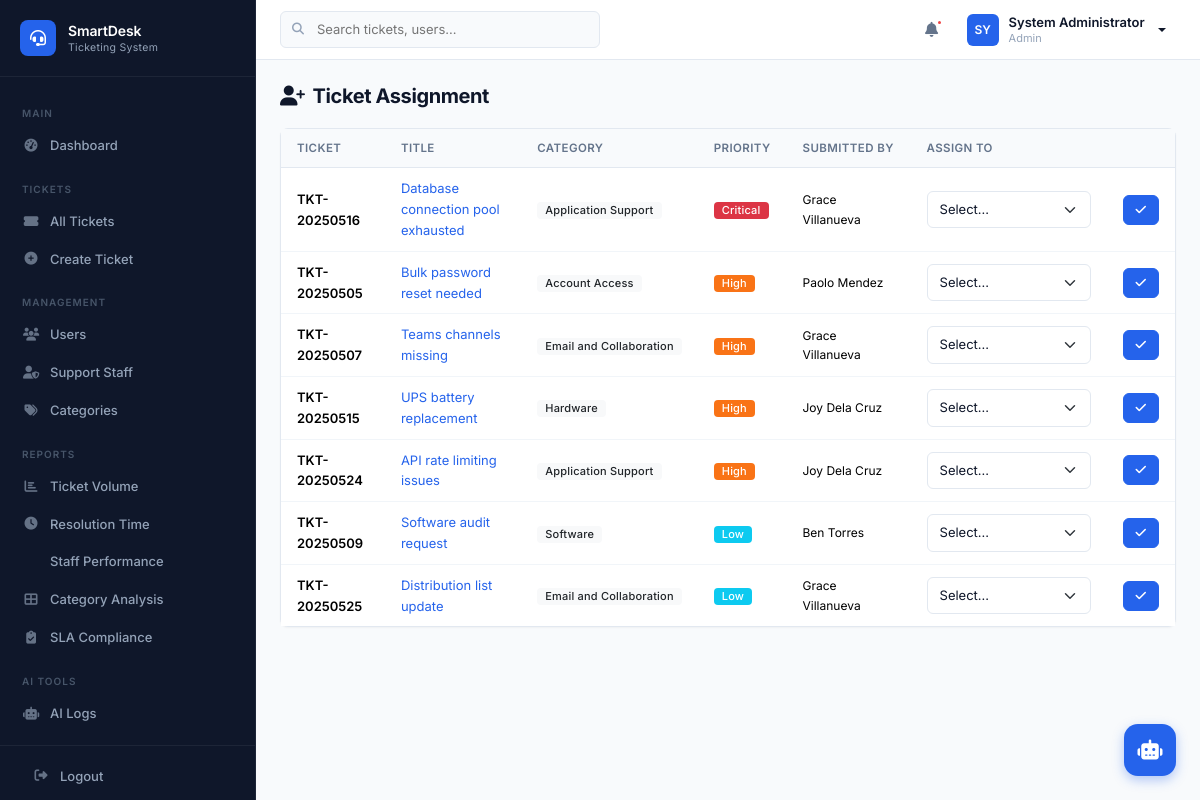
The app's page /modules/transactions/assignment.php (signed in) with its own data.
### tables this page shows
CREATE TABLE IF NOT EXISTS tickets (
    ticket_id INT AUTO_INCREMENT PRIMARY KEY,
    ticket_number VARCHAR(20) NOT NULL UNIQUE,
    user_id INT NOT NULL,
    category_id INT DEFAULT NULL,
    assigned_staff_id INT DEFAULT NULL,
    issue_title VARCHAR(255) NOT NULL,
    issue_description TEXT NOT NULL,
    priority_level ENUM('Low','Medium','High','Critical') NOT NULL DEFAULT 'Medium',
    status ENUM('Open','Assigned','In Progress','Escalated','Resolved','Closed') NOT NULL DEFAULT 'Open',
    ai_suggested_category VARCHAR(100) DEFAULT NULL,
    ai_suggested_priority VARCHAR(20) DEFAULT NULL,
    ai_recommendation_reason TEXT DEFAULT NULL,
    sla_due_datetime DATETIME DEFAULT NULL,
    resolved_datetime DATETIME DEFAULT NULL,
    closed_datetime DATETIME DEFAULT NULL,
    created_datetime DATETIME NOT NULL DEFAULT CURRENT_TIMESTAMP,
    updated_datetime DATETIME NOT NULL DEFAULT CURRENT_TIMESTAMP ON UPDATE CURRENT_TIMESTAMP,
    FOREIGN KEY (user_id) REFERENCES users(user_id) ON DELETE CASCADE,
    FOREIGN KEY (category_id) REFERENCES categories(category_id) ON DELETE SET NULL,
    FOREIGN KEY (assigned_staff_id) REFERENCES support_staff(staff_id) ON DELETE SET NULL,
    INDEX idx_tickets_status (status),
    INDEX idx_tickets_priority (priority_level),
    INDEX idx_tickets_user (user_id),
    INDEX idx_tickets_staff (assigned_staff_id),
    INDEX idx_tickets_category (category_id),
    INDEX idx_tickets_sla (sla_due_datetime),
    INDEX idx_tickets_created (created_datetime)
);

CREATE TABLE IF NOT EXISTS categories (
    category_id INT AUTO_INCREMENT PRIMARY KEY,
    category_name VARCHAR(100) NOT NULL UNIQUE,
    description TEXT DEFAULT NULL,
    sla_hours INT NOT NULL DEFAULT 24,
    created_datetime DATETIME NOT NULL DEFAULT CURRENT_TIMESTAMP,
    updated_datetime DATETIME NOT NULL DEFAULT CURRENT_TIMESTAMP ON UPDATE CURRENT_TIMESTAMP
);

CREATE TABLE IF NOT EXISTS users (
    user_id INT AUTO_INCREMENT PRIMARY KEY,
    employee_id VARCHAR(20) NOT NULL UNIQUE,
    full_name VARCHAR(100) NOT NULL,
    department VARCHAR(100) DEFAULT NULL,
    email VARCHAR(150) NOT NULL UNIQUE,
    contact_number VARCHAR(20) DEFAULT NULL,
    password_hash VARCHAR(255) NOT NULL,
    role ENUM('Admin','Support Staff','End User') NOT NULL DEFAULT 'End User',
    status ENUM('Active','Inactive') NOT NULL DEFAULT 'Active',
    created_datetime DATETIME NOT NULL DEFAULT CURRENT_TIMESTAMP,
    updated_datetime DATETIME NOT NULL DEFAULT CURRENT_TIMESTAMP ON UPDATE CURRENT_TIMESTAMP,
    INDEX idx_users_role (role),
    INDEX idx_users_status (status),
    INDEX idx_users_email (email)
);

### includes/functions.php (called while the page is built, shortened)
<?php
function e($string) {
    return htmlspecialchars($string ?? '', ENT_QUOTES, 'UTF-8');
}
function getPriorityBadgeClass($priority) {
    return match($priority) {
        'Critical' => 'bg-danger',
        'High' => 'bg-orange',
        'Medium' => 'bg-warning text-dark',
        'Low' => 'bg-info',
        default => 'bg-secondary'
    };
}
function truncateText($text, $length = 80) {
    if (strlen($text) <= $length) return $text;
    return substr($text, 0, $length) . '...';
}

### includes/auth.php (called while the page is built, shortened)
<?php
function getBaseUrl() {
    $scriptDir = dirname($_SERVER['SCRIPT_NAME']);
    $dir = realpath(dirname($_SERVER['SCRIPT_FILENAME']));
    $projectRoot = realpath(__DIR__ . '/..');
    $relative = str_replace($projectRoot, '', $dir);
    $depth = substr_count($relative, DIRECTORY_SEPARATOR);
    $base = $scriptDir;
    for ($i = 0; $i < $depth; $i++) {
        $base = dirname($base);
    }
    return rtrim($base, '/');
}

### modules/transactions/assignment.php (the view, shortened to what this page needs)
<?php
require_once __DIR__ . '/../../includes/header.php';
$pdo = getDBConnection();
$openTickets = $pdo->query("SELECT t.*, c.category_name, u.full_name as user_name FROM tickets t LEFT JOIN categories c ON t.category_id = c.category_id LEFT JOIN users u ON t.user_id = u.user_id WHERE t.status = 'Open' AND t.assigned_staff_id IS NULL ORDER BY FIELD(t.priority_level,'Critical','High','Medium','Low'), t.created_datetime")->fetchAll();
?>
<div class="page-header"><h1><i class="fas fa-user-plus me-2"></i>Ticket Assignment</h1></div>
<?php if (empty($openTickets)): ?>
<div class="card"><div class="card-body"><div class="empty-state"><i class="fas fa-check-circle"></i><h5>All Clear!</h5><p>No unassigned tickets at this time.</p></div></div></div>
<?php else: ?>
<div class="card"><div class="card-body p-0"><div class="table-responsive"><table class="table">
<thead><tr><th>Ticket</th><th>Title</th><th>Category</th><th>Priority</th><th>Submitted By</th><th>Assign To</th><th></th></tr></thead>
<tbody>
<?php foreach($openTickets as $t): ?>
<tr>
<form method="POST"><?= csrfTokenField() ?><input type="hidden" name="ticket_id" value="<?= $t['ticket_id'] ?>">
<td class="fw-600"><?= e($t['ticket_number']) ?></td>
<td><a href="<?= $baseUrl ?>/modules/tickets/view.php?id=<?= $t['ticket_id'] ?>"><?= e(truncateText($t['issue_title'],40)) ?></a></td>
<td><span class="badge bg-light text-dark"><?= e($t['category_name'] ?? '—') ?></span></td>
<td><span class="badge <?= getPriorityBadgeClass($t['priority_level']) ?>"><?= e($t['priority_level']) ?></span></td>
<td class="fs-sm"><?= e($t['user_name']) ?></td>
<td><select name="staff_id" class="form-select form-select-sm" required style="min-width:160px;">
<option value="">Select...</option>
</select></td>
<td><button type="submit" class="btn btn-sm btn-primary"><i class="fas fa-check"></i></button></td>
</form>
</tr>
<?php endforeach; ?>
</tbody></table></div></div></div>
<?php endif; ?>
<?php require_once __DIR__ . '/../../includes/footer.php'; ?>

### assets/css/app.css (style rules this page uses)
:root { --sidebar-width: 256px; --topbar-height: 60px; --slate-50: #f8fafc; --slate-100: #f1f5f9; --slate-200: #e2e8f0; --slate-300: #cbd5e1; --slate-400: #94a3b8; --slate-500: #64748b; --slate-600: #475569; --slate-700: #334155; --slate-800: #1e293b; --slate-900: #0f172a; --brand-50: #eff6ff; --brand-100: #dbeafe; --brand-500: #3b82f6; --brand-600: #2563eb; --brand-700: #1d4ed8; --success-50: #f0fdf4; --success-500: #22c55e; --success-700: #15803d; --warning-50: #fffbeb; --warning-500: #f59e0b; --warning-700: #b45309; --danger-50: #fef2f2; --danger-500: #ef4444; --danger-700: #b91c1c; --info-50: #ecfeff; --info-500: #06b6d4; --info-700: #0e7490; --body-bg: var(--slate-50); --card-bg: #ffffff; --border-color: var(--slate-200); --text-primary: var(--slate-900); --text-secondary: var(--slate-500); --text-muted: var(--slate-400); --shadow-xs: 0 1px 2px rgba(0,0,0,0.04); --shadow-sm: 0 1px 3px rgba(0,0,0,0.06), 0 1px 2px rgba(0,0,0,0.04); --shadow-md: 0 4px 6px -1px rgba(0,0,0,0.06), 0 2px 4px -2px rgba(0,0,0,0.04); --shadow-lg: 0 10px 15px -3px rgba(0,0,0,0.08), 0 4px 6px -4px rgba(0,0,0,0.03); --radius: 8px; --radius-lg: 12px; --transition: all 0.15s ease; }
*,*::before,*::after { box-sizing: border-box; }
body { font-family: 'Inter', -apple-system, BlinkMacSystemFont, 'Segoe UI', sans-serif; background: var(--body-bg); color: var(--text-primary); font-size: 13.5px; line-height: 1.6; margin: 0; -webkit-font-smoothing: antialiased; }
a { color: var(--brand-600); text-decoration: none; }
.page-header { margin-bottom: 20px; }
.page-header h1 { font-size: 20px; font-weight: 700; margin: 0 0 2px; color: var(--text-primary); letter-spacing: -0.02em; }
.card { background: var(--card-bg); border: 1px solid var(--border-color); border-radius: var(--radius); box-shadow: var(--shadow-xs); }
.card-body { padding: 20px; }
.table { margin: 0; font-size: 13px; }
.table thead th { background: var(--slate-50); border-bottom: 1px solid var(--border-color); font-weight: 600; font-size: 11.5px; text-transform: uppercase; letter-spacing: 0.4px; color: var(--text-secondary); padding: 10px 16px; white-space: nowrap; }
.table tbody td { padding: 10px 16px; border-bottom: 1px solid var(--slate-100); vertical-align: middle; }
.table tbody tr:last-child td { border-bottom: none; }
.badge { font-weight: 500; font-size: 11px; padding: 3px 8px; border-radius: 4px; letter-spacing: 0.2px; }
.bg-orange { background: #f97316; color: #fff; }
.btn { font-weight: 500; font-size: 13px; padding: 7px 16px; border-radius: 6px; transition: var(--transition); letter-spacing: -0.01em; }
.btn-primary { background: var(--brand-600); border-color: var(--brand-600); }
.btn-sm { font-size: 12px; padding: 5px 12px; }
.form-control, .form-select { border: 1px solid var(--border-color); border-radius: 6px; padding: 8px 12px; font-size: 13px; transition: var(--transition); color: var(--text-primary); }
.fw-600 { font-weight: 600; }
.fs-sm { font-size: 12px; }

### records on screen
tickets: ticket_number "TKT-20250516", issue_title "Database connection pool exhausted", category.category_name "Application Support", priority_level "Critical", user.full_name "Grace Villanueva"
tickets: ticket_number "TKT-20250505", issue_title "Bulk password reset needed", category.category_name "Account Access", priority_level "High", user.full_name "Paolo Mendez"
tickets: ticket_number "TKT-20250507", issue_title "Teams channels missing", category.category_name "Email and Collaboration", priority_level "High", user.full_name "Grace Villanueva"
tickets: ticket_number "TKT-20250515", issue_title "UPS battery replacement", category.category_name "Hardware", priority_level "High", user.full_name "Joy Dela Cruz"
tickets: ticket_number "TKT-20250524", issue_title "API rate limiting issues", category.category_name "Application Support", priority_level "High", user.full_name "Joy Dela Cruz"
tickets: ticket_number "TKT-20250509", issue_title "Software audit request", category.category_name "Software", priority_level "Low", user.full_name "Ben Torres"
tickets: ticket_number "TKT-20250525", issue_title "Distribution list update", category.category_name "Email and Collaboration", priority_level "Low", user.full_name "Grace Villanueva"

### other values on screen
substr(getCurrentUserName(), 0, 2) "SY"
getCurrentUserName() "System Administrator"
getCurrentUserRole() "Admin"
